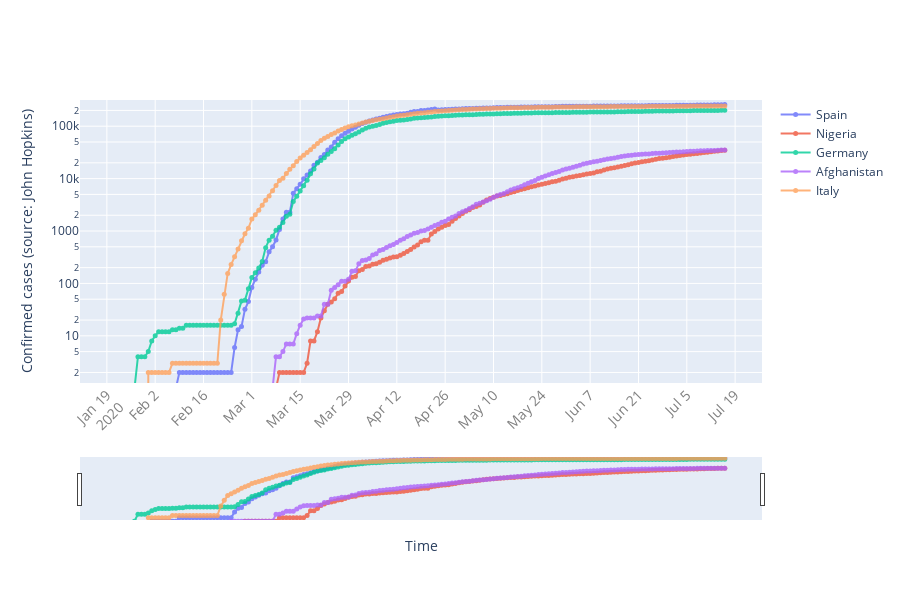

This figure's notebook cell:
### Markdown cell above
### Plot.ly

### Code cell
# Create figure
fig= go.Figure()

# Country list
country_list= sf_plot.columns.drop("date")
# Loop through each country
for country in country_list:
    # Add a trace
    fig.add_trace(
        go.Scatter(
            x=sf_plot.date,
            y=sf_plot[country],
            mode="markers+lines",
            opacity=0.8,
            line_width=2,
            marker_size=5,
            name= country
        )
    )

# Set figure layout
fig.update_layout(
    width=900,
    height=600,
    xaxis_title="Time",
    xaxis={
        "tickangle": -45,
        "nticks": 20,
        "tickfont": dict(size=14, color="#7f7f7f")
    },
    yaxis_title="Confirmed cases (source: John Hopkins)",
    yaxis={
        "type": "log",
        "range": [0.1, 5.5]
    }
)

# Set logarithimic scale
fig.update_yaxes(type="log", range=[.1, 5.5])

# Introduce range slider for more convenience in adjusting data windpw
fig.update_layout(xaxis_rangeslider_visible=True)

### Figure 1 — Plotly figure (JSON) as saved in the notebook; plotly's stock layout.template omitted (floating-point values rounded to 4 significant figures; data arrays with more than 128 entries replaced by an {"elided": "..."} marker saying what was removed)
{"data": [{"line": {"width": 2}, "marker": {"size": 5}, "mode": "markers+lines", "name": "Spain", "opacity": 0.8, "type": "scatter", "x": {"elided": "177 str values"}, "y": {"elided": "177 int values"}}, {"line": {"width": 2}, "marker": {"size": 5}, "mode": "markers+lines", "name": "Nigeria", "opacity": 0.8, "type": "scatter", "x": {"elided": "177 str values"}, "y": {"elided": "177 int values"}}, {"line": {"width": 2}, "marker": {"size": 5}, "mode": "markers+lines", "name": "Germany", "opacity": 0.8, "type": "scatter", "x": {"elided": "177 str values"}, "y": {"elided": "177 int values"}}, {"line": {"width": 2}, "marker": {"size": 5}, "mode": "markers+lines", "name": "Afghanistan", "opacity": 0.8, "type": "scatter", "x": {"elided": "177 str values"}, "y": {"elided": "177 int values"}}, {"line": {"width": 2}, "marker": {"size": 5}, "mode": "markers+lines", "name": "Italy", "opacity": 0.8, "type": "scatter", "x": {"elided": "177 str values"}, "y": {"elided": "177 int values"}}], "layout": {"height": 600, "width": 900, "xaxis": {"nticks": 20, "rangeslider": {"visible": true}, "tickangle": -45, "tickfont": {"color": "#7f7f7f", "size": 14}, "title": {"text": "Time"}}, "yaxis": {"range": [0.1, 5.5], "title": {"text": "Confirmed cases (source: John Hopkins)"}, "type": "log"}}}
